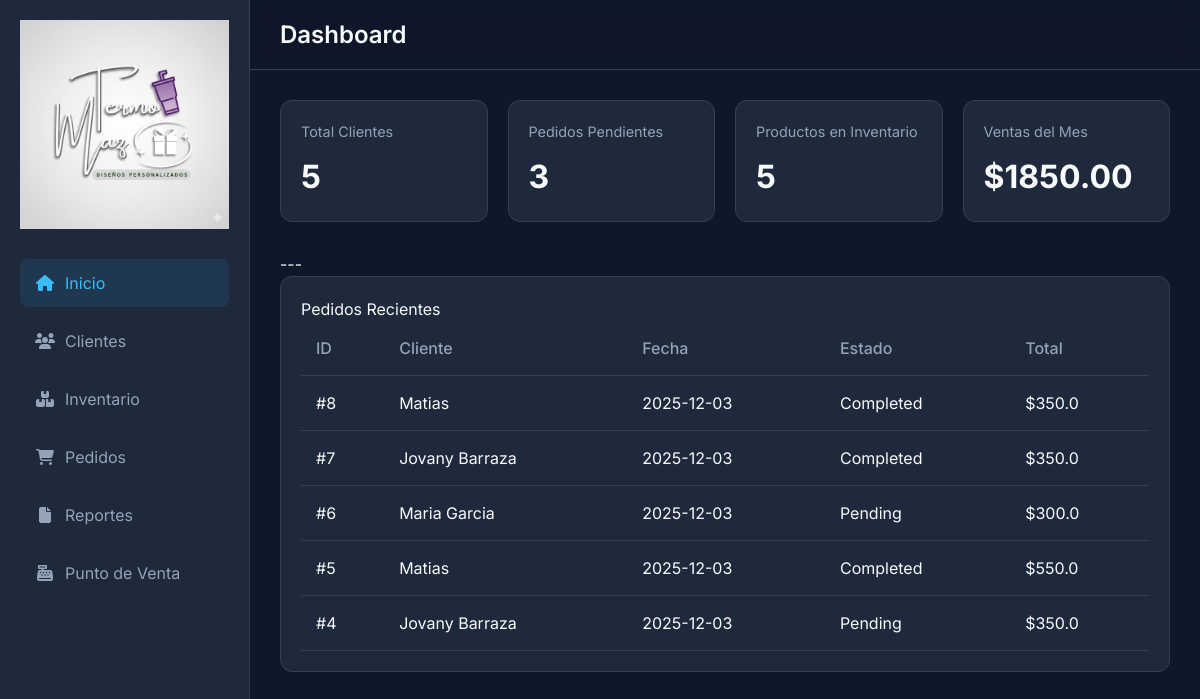
The app's page /, older data.
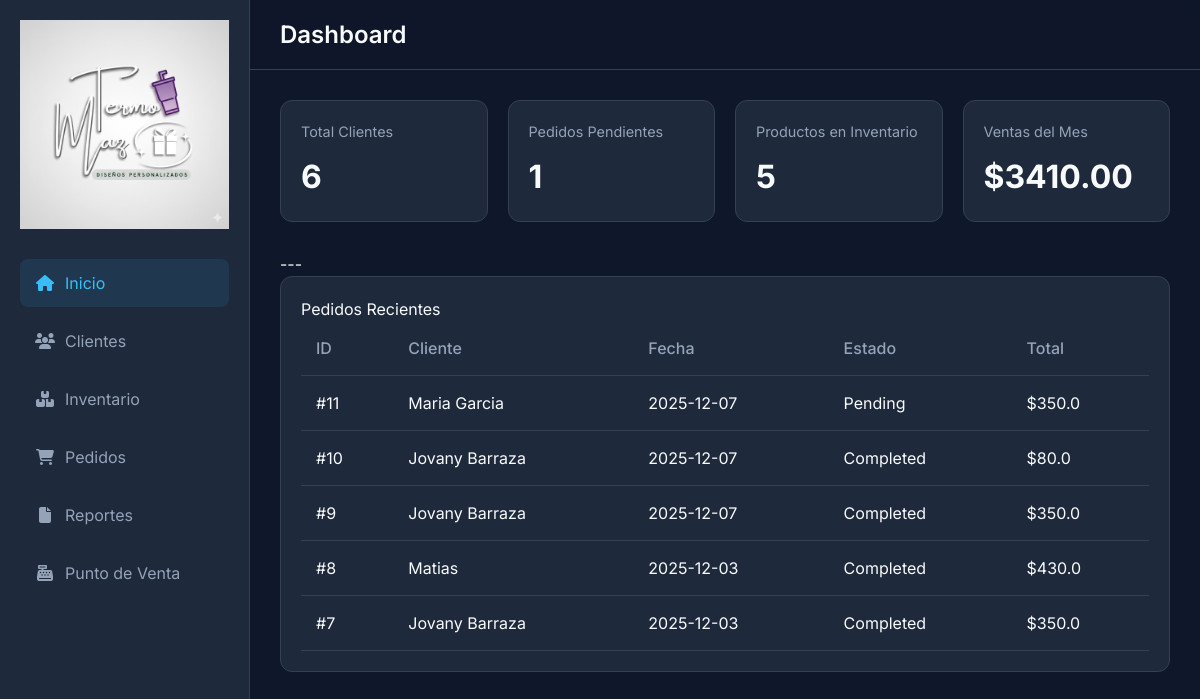
The same page, newer data.
### models.py (models this page shows)
class Order(db.Model):
    id = db.Column(db.Integer, primary_key=True)
    client_id = db.Column(db.Integer, db.ForeignKey('client.id'), nullable=False)
    client = db.relationship('Client', backref=db.backref('orders', lazy=True))
    date = db.Column(db.DateTime, default=datetime.utcnow)
    status = db.Column(db.String(20), default='Pending') # Pending, Completed, Cancelled
    total = db.Column(db.Float, default=0.0)
    paid_amount = db.Column(db.Float, default=0.0)
    payment_status = db.Column(db.String(20), default='Pending') # Pending, Partial, Paid
    shipping_address = db.Column(db.String(200))
    items = db.relationship('OrderItem', backref='order', lazy=True, cascade="all, delete-orphan")

class Client(db.Model):
    id = db.Column(db.Integer, primary_key=True)
    name = db.Column(db.String(100), nullable=False)
    phone = db.Column(db.String(20))
    email = db.Column(db.String(100))
    address = db.Column(db.String(200))
    created_at = db.Column(db.DateTime, default=datetime.utcnow)

### app.py (the view)
@app.route('/')
def index():
    total_clients = Client.query.count()
    total_products = Product.query.count()
    pending_orders = Order.query.filter_by(status='Pending').count()
    start_of_month = get_start_of_current_month()
    monthly_sales_orders = Order.query.filter(
        Order.status == 'Completed',
        Order.date >= start_of_month
    ).all()
    monthly_sales = sum(order.total for order in monthly_sales_orders)
    recent_orders = Order.query.order_by(Order.date.desc()).limit(5).all()
    return render_template('index.html',
                           total_clients=total_clients,
                           total_products=total_products,
                           pending_orders=pending_orders,
                           monthly_sales=f"{monthly_sales:.2f}",
                           recent_orders=recent_orders)

### app.py (called while the page is built)
def get_start_of_current_month():
    today = date.today()
    return datetime(today.year, today.month, 1)

### templates/index.html
{% extends 'base.html' %}
{% block title %}Dashboard{% endblock %}
{% block content %}
<div class="stats-grid">
    <div class="stat-card">
        <h3>Total Clientes</h3>
        <div class="value">{{ total_clients }}</div>
    </div>
    <div class="stat-card">
        <h3>Pedidos Pendientes</h3>
        <div class="value">{{ pending_orders }}</div>
    </div>
    <div class="stat-card">
        <h3>Productos en Inventario</h3>
        <div class="value">{{ total_products }}</div>
    </div>
    <div class="stat-card">
        <h3>Ventas del Mes</h3>
        <div class="value">${{ monthly_sales }}</div>
    </div>
</div>
---
<div class="card">
    <div class="card-header">
        <h2>Pedidos Recientes</h2>
    </div>
    <div class="table-container">
        <table>
            <thead>
                <tr>
                    <th>ID</th>
                    <th>Cliente</th>
                    <th>Fecha</th>
                    <th>Estado</th>
                    <th>Total</th>
                </tr>
            </thead>
            <tbody>
                {% for order in recent_orders %}
                <tr>
                    <td>#{{ order.id }}</td>
                    <td>{{ order.client.name }}</td>
                    <td>{{ order.date.strftime('%Y-%m-%d') }}</td>
                    <td>
                        <span class="order-status
                            {% if order.status == 'Completed' %}status-completed
                            {% elif order.status == 'Pending' %}status-pending
                            {% elif order.status == 'Shipped' %}status-shipped
                            {% else %}status-default{% endif %}">
                            {{ order.status }}
                        </span>
                    </td>
                    <td>${{ order.total }}</td>
                </tr>
                {% else %}
                <tr>
                    <td colspan="5" style="text-align: center; color: var(--text-muted);">No hay pedidos recientes</td>
                </tr>
                {% endfor %}
            </tbody>
        </table>
    </div>
</div>
{% endblock %}

Row changes from the older to the newer data that the page shows:
no longer on this page (row edited): Order: id "6", client.name "Maria Garcia", date "2025-12-03", status "Pending", total "300.0"
no longer on this page (row edited): Order: id "5", client.name "Matias", date "2025-12-03", status "Completed", total "550.0"
no longer on this page (row edited): Order: id "4", client.name "Jovany Barraza", date "2025-12-03", status "Pending", total "350.0"
added Order: id "11", client.name "Maria Garcia", date "2025-12-07", status "Pending", total "350.0"
added Order: id "10", client.name "Jovany Barraza", date "2025-12-07", status "Completed", total "80.0"
added Order: id "9", client.name "Jovany Barraza", date "2025-12-07", status "Completed", total "350.0"
changed Order "Matias": total "350.0" → "430.0"
Text that changed along with them:
{{ total_clients }}: "5" → "6"
{{ pending_orders }}: "3" → "1"
{{ monthly_sales }}: "1850.00" → "3410.00"
